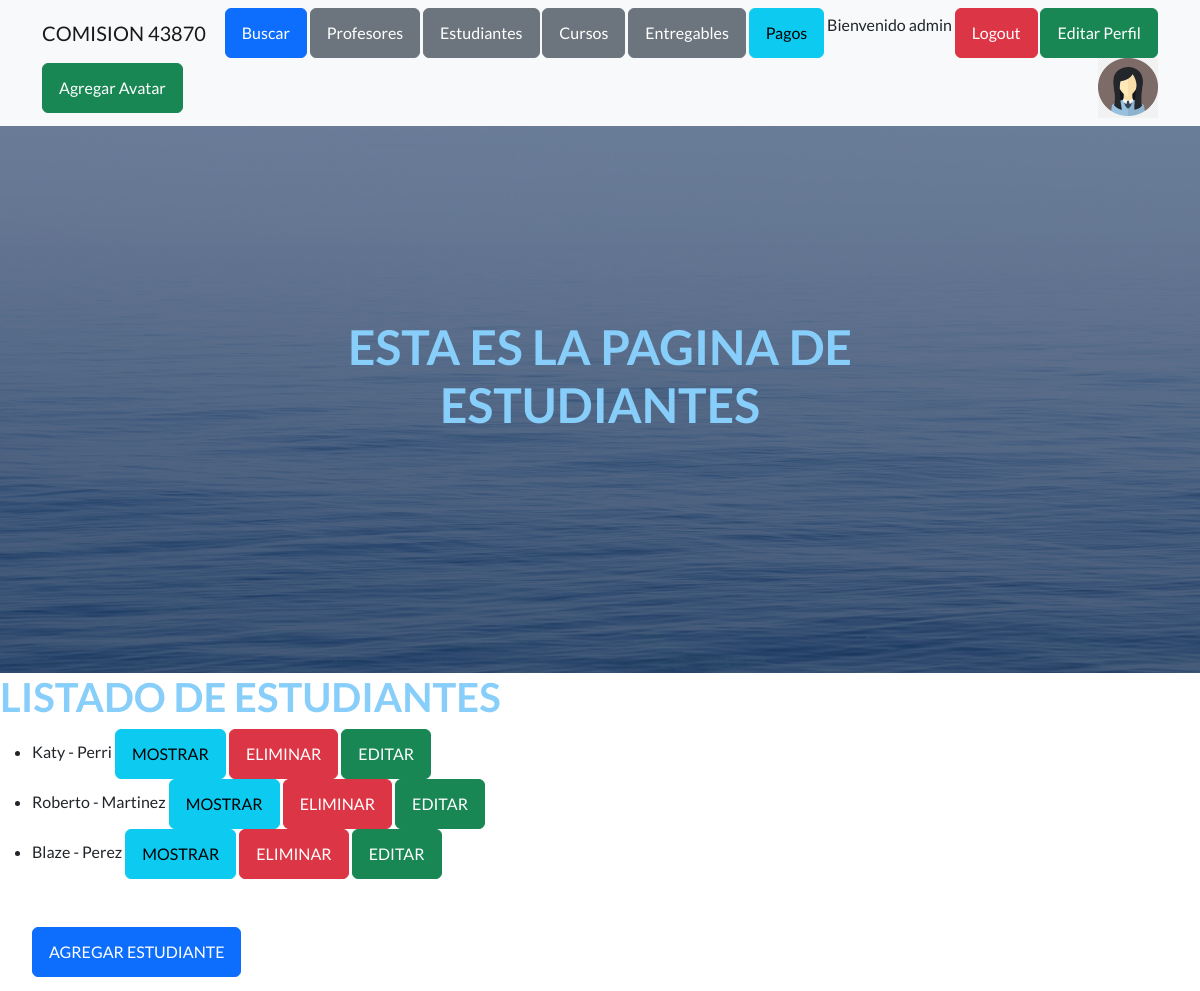
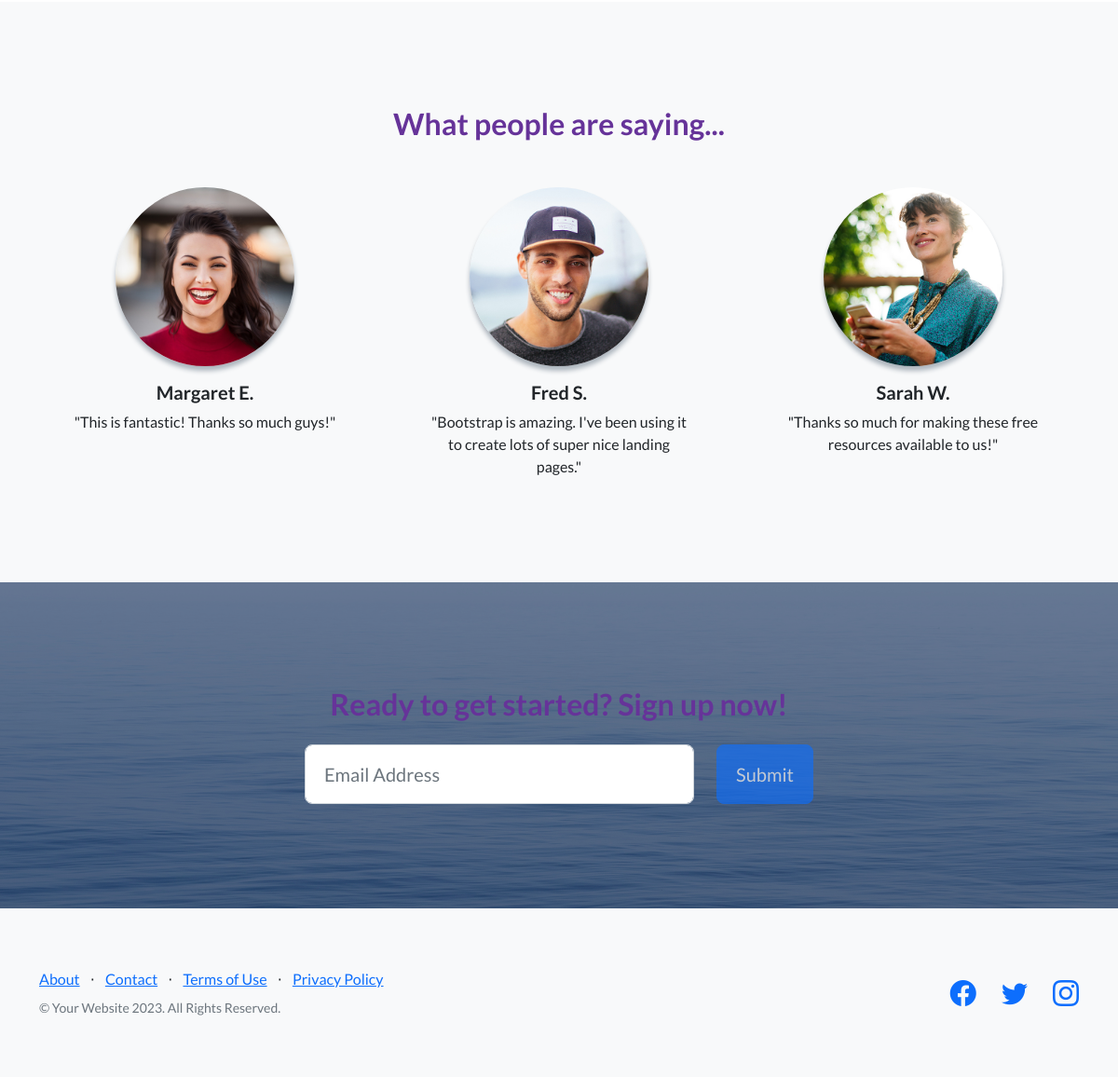
Screenshot of /AppCoder/estudiante/list/ (signed in) with the database file from the repository (2 pictures, top to bottom).
### AppCoder/models.py (models this page shows)
class Estudiante(models.Model):
    nombre=models.CharField(max_length=50)
    apellido=models.CharField(max_length=50)
    email=models.EmailField()
    def __str__(self):
        return f"{self.nombre} - {self.apellido}"

### AppCoder/views.py (the view)
# urls.py: path('estudiante/list/', EstudianteList.as_view(), name="estudiante_list"),
class EstudianteList(LoginRequiredMixin, ListView):
    model= Estudiante
    template_name= "AppCoder/estudiantes.html"
    def get_context_data(self, **kwargs):
        context = super().get_context_data(**kwargs)
        context["avatar"] = obtenerAvatar(self.request)
        return context

### AppCoder/views.py (called while the page is built)
def obtenerAvatar(request):
    avatares=Avatar.objects.filter(user= request.user.id)
    if len(avatares)!=0:
        return avatares[0].imagen.url
    else:
        return "/media/avatars/avatarpordefecto.png"

### AppCoder/templates/AppCoder/estudiantes.html (shortened to what this page needs)
{% extends "AppCoder/padre.html" %}
{% load static %}
{% block titulo %} ESTA ES LA PAGINA DE ESTUDIANTES {% endblock %}
{% block contenido_que_cambia %}
<h1> LISTADO DE ESTUDIANTES </h1>
<ul>
    {% for estudiante in object_list %}
    <li>
        {{ estudiante }}
        <a class="btn btn-info" href="{% url 'estudiante_detalle' estudiante.id %}">MOSTRAR</a>
        <a class="btn btn-danger" href="{% url 'estudiante_borrar' estudiante.id %}">ELIMINAR</a>
        <a class="btn btn-success" href="{% url 'estudiante_editar' estudiante.id %}">EDITAR</a>
    </li>
    {% endfor %}
    <br>
    <br>
    <a class="btn btn-primary" href="{% url 'estudiante_crear' %}">AGREGAR ESTUDIANTE</a>
</ul>
{% endblock %}

### AppCoder/templates/AppCoder/padre.html (shortened to what this page needs)
<!DOCTYPE html>
<html lang="en">
    <head>
        {% load static %}
        <link href="https://cdn.jsdelivr.net/npm/bootstrap-icons@1.5.0/font/bootstrap-icons.css" rel="stylesheet" type="text/css" />
        <link href="{% static 'AppCoder/css/styles.css' %}" rel="stylesheet" />
    </head>
    <body>
        <nav class="navbar navbar-light bg-light static-top">
            <div class="container">
                <a class="navbar-brand" href="#!">COMISION 43870</a>
                {% if user.is_authenticated %}
                <a class="btn btn-primary" href="{% url 'busqueda' %}">Buscar</a>
                <a class="btn btn-secondary" href="{% url 'profesores' %}">Profesores</a>
                <a class="btn btn-secondary" href="{% url 'estudiante_list' %}">Estudiantes</a>
                <a class="btn btn-secondary" href="{% url 'cursos' %}">Cursos</a>
                <a class="btn btn-secondary" href="{% url 'entregables' %}">Entregables</a>
                <a class="btn btn-info" href="{% url 'pagos' %}">Pagos</a>
                <p>Bienvenido {{ user.username }}</p>
                <a class="btn btn-danger" href="{% url 'logout' %}">Logout</a>
                <a class="btn btn-success" href="{% url 'editarPerfil' %}">Editar Perfil</a>
                <a class="btn btn-success" href="{% url 'agregarAvatar' %}">Agregar Avatar</a>
                <img src="{{ avatar}}" alt="Avatar" style="width:60px;height:60px;" />
                {% else %}
                <a class="btn btn-success" href="{% url 'login' %}">Login</a>
                <a class="btn btn-success" href="{% url 'register' %}">register</a>
                {% endif %}
            </div>
        </nav>
        <header class="masthead">
            <div class="container position-relative">
                <div class="row justify-content-center">
                    <div class="col-xl-6">
                        <div class="text-center text-white">
                            <h1 class="mb-5">{% block titulo %}   {% endblock %}</h1>
                        </div>
                    </div>
                </div>
            </div>
        </header>
        {% block contenido_que_cambia %}
        {% endblock %}
        <section class="testimonials text-center bg-light">
            <div class="container">
                <h2 class="mb-5">What people are saying...</h2>
                <div class="row">
                    <div class="col-lg-4">
                        <div class="testimonial-item mx-auto mb-5 mb-lg-0">
                            <img class="img-fluid rounded-circle mb-3" src="assets/img/testimonials-1.jpg" alt="..." />
                            <h5>Margaret E.</h5>
                            <p class="font-weight-light mb-0">"This is fantastic! Thanks so much guys!"</p>
                        </div>
                    </div>
                    <div class="col-lg-4">
                        <div class="testimonial-item mx-auto mb-5 mb-lg-0">
                            <img class="img-fluid rounded-circle mb-3" src="assets/img/testimonials-2.jpg" alt="..." />
                            <h5>Fred S.</h5>
                            <p class="font-weight-light mb-0">"Bootstrap is amazing. I've been using it to create lots of super nice landing pages."</p>
                        </div>
                    </div>
                    <div class="col-lg-4">
                        <div class="testimonial-item mx-auto mb-5 mb-lg-0">
                            <img class="img-fluid rounded-circle mb-3" src="assets/img/testimonials-3.jpg" alt="..." />
                            <h5>Sarah W.</h5>
                            <p class="font-weight-light mb-0">"Thanks so much for making these free resources available to us!"</p>
                        </div>
                    </div>
                </div>
            </div>
        </section>
        <section class="call-to-action text-white text-center" id="signup">
            <div class="container position-relative">
                <div class="row justify-content-center">
                    <div class="col-xl-6">
                        <h2 class="mb-4">Ready to get started? Sign up now!</h2>
                        <form class="form-subscribe" id="contactFormFooter" data-sb-form-api-token="API_TOKEN">
                            <div class="row">
                                <div class="col">
                                    <input class="form-control form-control-lg" id="emailAddressBelow" type="email" placeholder="Email Address" data-sb-validations="required,email" />
                                </div>
                                <div class="col-auto"><button class="btn btn-primary btn-lg disabled" id="submitButton" type="submit">Submit</button></div>
                            </div>
                        </form>
                    </div>
                </div>
            </div>
        </section>
        <footer class="footer bg-light">
            <div class="container">
                <div class="row">
                    <div class="col-lg-6 h-100 text-center text-lg-start my-auto">
                        <ul class="list-inline mb-2">
                            <li class="list-inline-item"><a href="#!">About</a></li>
                            <li class="list-inline-item">⋅</li>
                            <li class="list-inline-item"><a href="#!">Contact</a></li>
                            <li class="list-inline-item">⋅</li>
                            <li class="list-inline-item"><a href="#!">Terms of Use</a></li>
                            <li class="list-inline-item">⋅</li>
                            <li class="list-inline-item"><a href="#!">Privacy Policy</a></li>
                        </ul>
                        <p class="text-muted small mb-4 mb-lg-0">&copy; Your Website 2023. All Rights Reserved.</p>
                    </div>
                    <div class="col-lg-6 h-100 text-center text-lg-end my-auto">
                        <ul class="list-inline mb-0">
                            <li class="list-inline-item me-4">
                                <a href="#!"><i class="bi-facebook fs-3"></i></a>
                            </li>
                            <li class="list-inline-item me-4">
                                <a href="#!"><i class="bi-twitter fs-3"></i></a>
                            </li>
                            <li class="list-inline-item">
                                <a href="#!"><i class="bi-instagram fs-3"></i></a>
                            </li>
                        </ul>
                    </div>
                </div>
            </div>
        </footer>
    </body>
</html>

### AppCoder/templates/AppCoder/estudiantes.html (style rules this page uses)
h2 { color: rebeccapurple; }
h1 { color: lightskyblue }

### rows the page displays
Estudiante: nombre+apellido "Katy - Perri"
Estudiante: nombre+apellido "Roberto - Martinez"
Estudiante: nombre+apellido "Blaze - Perez"

### other values shown
{{ user.username }} "admin"
